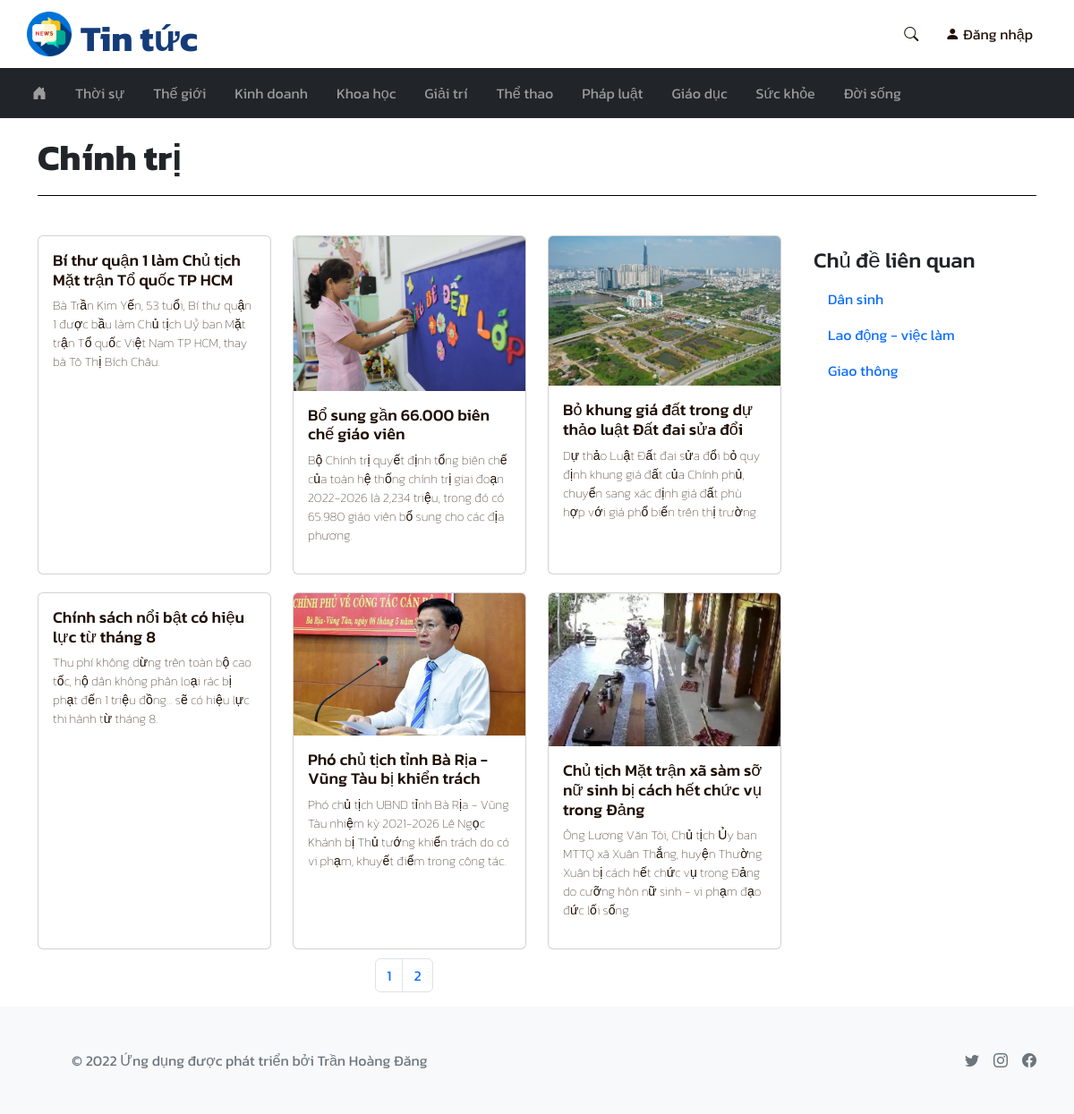
Page /topic.php?id=1 on the committed database.
### tables this page shows
CREATE TABLE `categories` (
  `id` int(11) NOT NULL,
  `name` varchar(100) NOT NULL,
  `adminID` int(11) NOT NULL,
  `is_active` tinyint(4) NOT NULL DEFAULT 1,
  `created_at` timestamp NOT NULL DEFAULT current_timestamp(),
  `updated_at` timestamp NULL DEFAULT NULL ON UPDATE current_timestamp()
);

CREATE TABLE `topics` (
  `id` int(11) NOT NULL,
  `name` varchar(200) NOT NULL,
  `adminID` int(11) NOT NULL,
  `categoryID` int(11) NOT NULL,
  `is_active` tinyint(10) NOT NULL DEFAULT 1,
  `created_at` timestamp NOT NULL DEFAULT current_timestamp(),
  `updated_at` timestamp NULL DEFAULT NULL ON UPDATE current_timestamp()
);

CREATE TABLE `news` (
  `id` int(11) NOT NULL,
  `title` text NOT NULL,
  `summary` text NOT NULL,
  `content` longtext NOT NULL,
  `image` char(255) NOT NULL,
  `view` int(11) NOT NULL DEFAULT 0,
  `adminID` int(11) NOT NULL,
  `topicID` int(11) NOT NULL,
  `is_active` tinyint(10) NOT NULL DEFAULT 1,
  `created_at` timestamp NOT NULL DEFAULT current_timestamp(),
  `updated_at` timestamp NULL DEFAULT NULL ON UPDATE current_timestamp()
);

### pagination.php (called while the page is built)
<?php
    function num_pages($query,$results_per_page){
        include('database/conn.php');
        $result = mysqli_query($conn,$query);
        $number_of_results = mysqli_num_rows($result);
        return $number_of_pages = ceil($number_of_results/$results_per_page);
    }
    function first_page($results_per_page){
        if(!isset($_GET['page'])){
            $page = 1;
        }
        else{
            $page = $_GET['page'];
        }
        $this_page_first_result = ($page-1) * $results_per_page;
        return $this_page_first_result;
    }
?>

### topic.php (the view, shortened to what this page needs)
<?php
    include('database/conn.php');
    require_once('pagination.php');
    $topic = $_GET['id'];
    $sql = "SELECT categoryID FROM topics WHERE id = '$topic'";
    $result = $conn->query($sql);
    $row = mysqli_fetch_assoc($result);
    $category = $row['categoryID'];
    $query = "SELECT news.id as id FROM categories JOIN topics ON categories.id=topics.categoryID JOIN news ON news.topicID=topics.id WHERE topics.id=$topic";
    $results_per_page = 6;
?>
<!DOCTYPE html>
<html lang="en">
<head>
    <link href="https://cdn.jsdelivr.net/npm/bootstrap@5.2.0-beta1/dist/css/bootstrap.min.css" rel="stylesheet">    <link rel="stylesheet" href="https://cdn.jsdelivr.net/npm/bootstrap-icons@1.8.2/font/bootstrap-icons.css">
    <link rel="stylesheet" href="https://cdn.jsdelivr.net/npm/bootstrap-icons@1.9.1/font/bootstrap-icons.css">
    <link rel="stylesheet" href="public/css/style.css">
</head>
<body class="d-flex flex-column min-vh-100">
    <?php include('components/header.php'); ?>
    <?php include('components/navbar.php'); ?>
    <div class="container">
        <div class="topic">
            <?php
                $sql = "SELECT name FROM topics WHERE id='$topic'";
                $result = $conn->query($sql);
                if($result->num_rows > 0){
                    while($row = $result->fetch_assoc()){
            ?>
            <h1><?= $row['name'] ?></h1>
            <?php
                    }
                }
            ?>
        </div>
    </div>
    <div class="container mt-4">
        <div class="row">
            <div class="col-lg-9 col-md-12">
                <div class="row">
                <?php
                    $sql = "SELECT news.id as id, news.title as title, news.image as image, news.summary as summary, news.created_at AS created_at
                    FROM categories JOIN topics ON categories.id=topics.categoryID JOIN news ON news.topicID=topics.id
                    WHERE news.is_active = 1 AND topics.id=$topic ORDER BY created_at DESC
                    LIMIT " . first_page($results_per_page) . ',' . $results_per_page;
                    $result = $conn->query($sql);
                    if($result->num_rows > 0){
                        while($row = $result->fetch_assoc()){
                ?>
                    <div class="col-md-4 col-6 d-flex align-items-stretch article">
                        <a href="article.php?id=<?= $row['id'] ?>" class="card">
                            <img class="card-img-top height" src="public/uploads/<?= $row['image'] ?>" alt="">
                            <div class="card-body">
                                <h5 class="article-title"><?= $row['title'] ?></h5>
                                <p class="article-summary"><?= $row['summary'] ?></p>
                            </div>
                        </a>
                    </div>
                <?php
                        }
                    }
                ?>
                <?php
                if(num_pages($query,$results_per_page) > 1){
                ?>
                <ul class="pagination d-flex justify-content-center">
                <?php
                        for($page = 1; $page <= num_pages($query,$results_per_page); $page++){
                    ?>
                    <li class="page-item"><a class="page-link" href="topic.php?id=<?= $topic ?>&page=<?= $page ?>"><?= $page ?></a></li>
                    <?php
                        }
                    ?>
                </ul>
                <?php
                    }
                ?>
                </div>
            </div>
            <div class="col-md-3 col-12 p-4">
                <h4>Chủ đề liên quan</h4>
                <ul class="nav flex-column">
                    <li class="nav-item">
                    <?php
                        $sql = "SELECT id,name FROM topics WHERE is_active=1 AND categoryID='$category'
                        EXCEPT SELECT id,name FROM topics WHERE id='$topic'";
                        $result = $conn->query($sql);
                        if($result->num_rows > 0){
                            while($row = $result->fetch_assoc()){
                    ?>
                        <a class="nav-link" href="topic.php?id=<?= $row['id'] ?>"><?= $row['name'] ?></a>
                    <?php
                            }
                        }
                    ?>
                    </li>
                </ul>
            </div>
        </div>
    </div>
    <?php include('components/footer.php'); ?>
</body>
</html>

### components/navbar.php (shortened to what this page needs)
<nav class="navbar navbar-expand-xl navbar-dark bg-dark">
    <div class="container-fluid">
        <div class="collapse navbar-collapse" id="menuNavbar">
            <ul class="navbar-nav me-auto">
                <li class="nav-item ms-3 me-3">
                    <a class="nav-link" href="index.php"><i class="bi bi-house-door-fill"></i></a>
                </li>
                <?php
                    $sql = "SELECT id,name FROM categories WHERE is_active = 1";
                    $result = $conn->query($sql);
                    if($result->num_rows > 0){
                        while($row = $result->fetch_assoc()){
                ?>
                <li class="nav-item me-3">
                    <a class="nav-link" href="category.php?id=<?= $row['id'] ?>"><?= $row['name'] ?></a>
                </li>
                <?php
                        }
                    }
                ?>
            </ul>
        </div>
    </div>
</nav>

### public/css/style.css (style rules this page uses)
* { box-sizing: border-box; margin: 0; padding: 0; }
body { font-family: 'Kanit', sans-serif; }
.article { margin-top: 10px; margin-bottom: 10px; }
.article > a { color: #1E0D03; text-decoration: none; }
.article-title { font-size: 18px; font-weight: 200 bold; }
.article-summary { font-size: 14px; font-weight: 100; }
.topic { margin-top: 20px; border-bottom: 1px solid black; padding-bottom: 10px; margin-bottom: 10px; }
.topic > h1 { font-weight: 700; }

### rows in the picture
categories: name "Thời sự"
categories: name "Thế giới"
categories: name "Kinh doanh"
categories: name "Khoa học"
categories: name "Giải trí"
categories: name "Thể thao"
categories: name "Pháp luật"
categories: name "Giáo dục"
categories: name "Sức khỏe"
categories: name "Đời sống"
topics: name "Chính trị"
news: title "Bí thư quận 1 làm Chủ tịch Mặt trận Tổ quốc TP HCM", summary "Bà Trần Kim Yến, 53 tuổi, Bí thư quận 1 được bầu làm Chủ tịch Uỷ ban Mặt trận Tổ quốc Việt Nam TP HCM, thay bà Tô Thị Bích Châu."
news: image (picture), title "Bổ sung gần 66.000 biên chế giáo viên", summary "Bộ Chính trị quyết định tổng biên chế của toàn hệ thống chính trị giai đoạn 2022-2026 là 2,234 triệu, trong đó có 65.980 giáo viên bổ sung cho các địa phương."
news: image (picture), title "Bỏ khung giá đất trong dự thảo luật Đất đai sửa đổi", summary "Dự thảo Luật Đất đai sửa đổi bỏ quy định khung giá đất của Chính phủ, chuyển sang xác định giá đất phù hợp với giá phổ biến trên thị trường."
news: title "Chính sách nổi bật có hiệu lực từ tháng 8", summary "Thu phí không dừng trên toàn bộ cao tốc, hộ dân không phân loại rác bị phạt đến 1 triệu đồng... sẽ có hiệu lực thi hành từ tháng 8."
news: image (picture), title "Phó chủ tịch tỉnh Bà Rịa - Vũng Tàu bị khiển trách", summary "Phó chủ tịch UBND tỉnh Bà Rịa - Vũng Tàu nhiệm kỳ 2021-2026 Lê Ngọc Khánh bị Thủ tướng khiển trách do có vi phạm, khuyết điểm trong công tác."
news: image (picture), title "Chủ tịch Mặt trận xã sàm sỡ nữ sinh bị cách hết chức vụ trong Đảng", summary "Ông Lương Văn Tòi, Chủ tịch Ủy ban MTTQ xã Xuân Thắng, huyện Thường Xuân bị cách hết chức vụ trong Đảng do cưỡng hôn nữ sinh - vi phạm đạo đức lối sống."

### other values in the picture
$row['name'] "Dân sinh"
$row['name'] "Lao động - việc làm"
$row['name'] "Giao thông"
